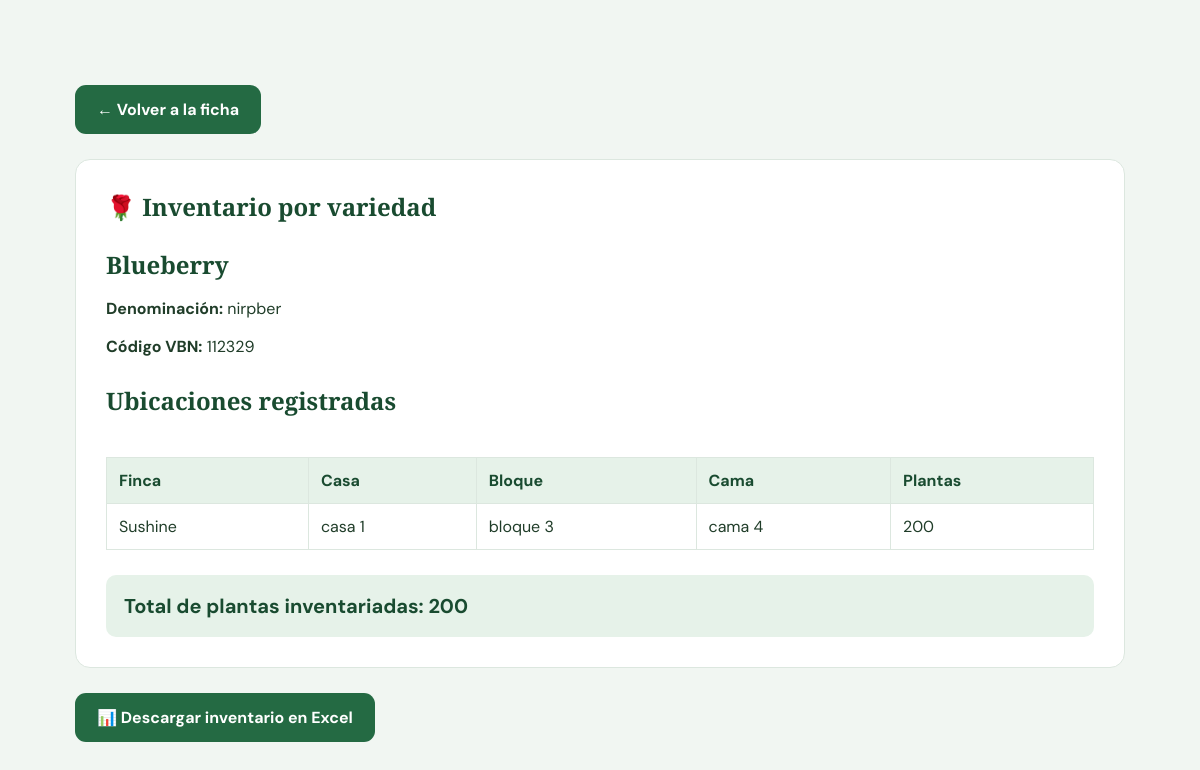
Screenshot of /admin/inventario-por-variedad/5 (signed in) with the database file from the repository.
### tables this page shows
CREATE TABLE variedades (
                id INTEGER PRIMARY KEY AUTOINCREMENT,
                nombre TEXT NOT NULL,
                denominacion TEXT,
                codigo_vbn TEXT,
                color TEXT NOT NULL,
                tipo TEXT,
                petalos INTEGER,
                tallo TEXT,
                vida_florero TEXT,
                imagen TEXT
            );

CREATE TABLE "inventarios" (
                id INTEGER PRIMARY KEY AUTOINCREMENT,
                finca_id INTEGER NOT NULL,
                variedad_id INTEGER NOT NULL,
                casa TEXT NOT NULL DEFAULT '',
                bloque TEXT NOT NULL DEFAULT '',
                cama TEXT NOT NULL DEFAULT '',
                cantidad INTEGER NOT NULL DEFAULT 0
                    CHECK(cantidad >= 0),
                observaciones TEXT NOT NULL DEFAULT '',
                actualizado_en TEXT NOT NULL
                    DEFAULT CURRENT_TIMESTAMP, fecha_siembra TEXT, propagador TEXT, numero_camas INTEGER, densidad_cama REAL, fecha_primera_cosecha TEXT,

                UNIQUE(
                    finca_id,
                    variedad_id,
                    casa,
                    bloque,
                    cama
                ),

                FOREIGN KEY (finca_id)
                    REFERENCES fincas(id)
                    ON DELETE RESTRICT,

                FOREIGN KEY (variedad_id)
                    REFERENCES variedades(id)
                    ON DELETE RESTRICT
            );

CREATE TABLE fincas (
                id INTEGER PRIMARY KEY AUTOINCREMENT,
                nombre TEXT NOT NULL,
                empresa TEXT,
                departamento TEXT NOT NULL,
                municipio TEXT NOT NULL,
                vereda TEXT,
                direccion TEXT,
                telefono TEXT,
                ubicacion_cultivo TEXT,
                variedades_otras_casas TEXT,
                latitud REAL,
                longitud REAL,
                observaciones TEXT,
                fecha_registro TEXT DEFAULT CURRENT_TIMESTAMP
            );

### app.py (the view)
@app.route(
    "/admin/inventario-por-variedad/<int:variedad_id>",
    methods=["GET"]
)
@administrador_requerido
def inventario_por_variedad_admin(variedad_id):
    rosa = obtener_variedad(variedad_id)
    if rosa is None:
        abort(404)
    inventarios = [
        registro
        for registro in obtener_inventarios()
        if registro["variedad_id"] == variedad_id
    ]
    total_plantas = sum(
        registro["cantidad"]
        for registro in inventarios
    )
    return render_template(
        "inventario_por_variedad.html",
        rosa=rosa,
        inventarios=inventarios,
        total_plantas=total_plantas
    )

### app.py (called while the page is built)
@app.context_processor
def funciones_plantilla():
    return {
        "csrf_token": csrf_token
    }

def administrador_requerido(funcion):
    @wraps(funcion)
    def protegida(*args, **kwargs):
        usuario_id = session.get("usuario_id")
        if not usuario_id:
            flash(
                "Primero debes iniciar sesión.",
                "warning"
            )
            return redirect(url_for("login"))
        usuario = obtener_usuario_id(usuario_id)
        if not usuario:
            session.clear()
            return redirect(url_for("login"))
        if usuario["rol"] != "admin":
            abort(403)
        return funcion(*args, **kwargs)
    return protegida

### database.py (called while the page is built)
def conectar():
    conexion = sqlite3.connect(DATABASE)
    conexion.row_factory = sqlite3.Row
    conexion.execute("PRAGMA foreign_keys = ON")
    return conexion

def obtener_variedad(id):
    with conectar() as conexion:
        fila = conexion.execute(
            "SELECT * FROM variedades WHERE id = ?",
            (id,)
        ).fetchone()
        return dict(fila) if fila else None

def obtener_usuario_id(usuario_id):
    with conectar() as conexion:
        fila = conexion.execute("""
            SELECT * FROM usuarios
            WHERE id = ?
        """, (usuario_id,)).fetchone()
        return dict(fila) if fila else None

### templates/inventario_por_variedad.html (shortened to what this page needs)
<!DOCTYPE html>
<html lang="es">
<head>
    <link rel="stylesheet"
          href="{{ url_for('static', filename='styles.css') }}">
</head>
<body>
    <main class="inventario-variedad">
        <div class="inventario-acciones">
            <a
                href="{{ url_for('detalle_variedad', id=rosa.id) }}"
                class="boton">
                ← Volver a la ficha
            </a>
        </div>
        <article class="inventario-documento">
            <h1>🌹 Inventario por variedad</h1>
            <h2>{{ rosa.nombre }}</h2>
            <p>
                <strong>Denominación:</strong>
                {{ rosa.denominacion or 'Sin registrar' }}
            </p>
            <p>
                <strong>Código VBN:</strong>
                {{ rosa.codigo_vbn or 'Sin registrar' }}
            </p>
            <h2>Ubicaciones registradas</h2>
            {% if inventarios %}
                <div class="inventario-tabla-contenedor">
                    <table class="inventario-tabla">
                        <thead>
                            <tr>
                                <th>Finca</th>
                                <th>Casa</th>
                                <th>Bloque</th>
                                <th>Cama</th>
                                <th>Plantas</th>
                            </tr>
                        </thead>
                        <tbody>
                            {% for item in inventarios %}
                                <tr>
                                    <td>
                                        {{ item.finca_nombre }}
                                    </td>
                                    <td>
                                        {{ item.casa or 'Sin registrar' }}
                                    </td>
                                    <td>
                                        {{ item.bloque or 'Sin registrar' }}
                                    </td>
                                    <td>
                                        {{ item.cama or 'Sin registrar' }}
                                    </td>
                                    <td>
                                        {{ item.cantidad }}
                                    </td>
                                </tr>
                            {% endfor %}
                        </tbody>
                    </table>
                </div>
            {% else %}
                <p>
                    No hay inventarios registrados
                    para esta variedad.
                </p>
            {% endif %}
            <div class="inventario-total">
                <strong>
                    Total de plantas inventariadas:
                    {{ total_plantas }}
                </strong>
            </div>
        </article>
        <div class="inventario-acciones">
            <a
                href="{{ url_for('inventario_por_variedad_excel', variedad_id=rosa.id) }}"
                class="boton">
                📊 Descargar inventario en Excel
            </a>
        </div>
    </main>
</body>
</html>

### static/styles.css (style rules this page uses)
* { margin: 0; padding: 0; box-sizing: border-box; }
html { scroll-behavior: smooth; scroll-padding-top: 100px; }
body { font-family: 'DM Sans', sans-serif; color: #203d29; background: #fff; overflow-x: hidden; }
h1, h2, h3 { font-family: 'Playfair Display', serif; }
.boton { display: inline-block; padding: 14px 26px; background: #25853b; color: white; border-radius: 30px; text-decoration: none; font-weight: 700; text-align: center; transition: background 0.2s ease; }
:root { --nirp-verde-oscuro: #17492f; --nirp-verde: #246a43; --nirp-verde-claro: #eaf4ed; --nirp-fondo: #f6f9f6; --nirp-texto: #263d2d; --nirp-texto-suave: #53675a; --nirp-borde: #dfebe1; --nirp-blanco: #ffffff; }
body { background: #f1f6f2; }

### templates/inventario_por_variedad.html (style rules this page uses)
.inventario-variedad { width: min(1100px, 94%); margin: 35px auto 70px; padding: 25px; }
.inventario-documento { padding: 30px; background: white; border: 1px solid #dce7df; border-radius: 15px; }
.inventario-documento h1 { color: #194b30; margin-bottom: 20px; }
.inventario-documento h2 { color: #194b30; margin: 25px 0 15px; }
.inventario-documento p { margin-bottom: 12px; line-height: 1.6; }
.inventario-tabla { width: 100%; border-collapse: collapse; margin-top: 25px; }
.inventario-tabla th, .inventario-tabla td { padding: 12px; border: 1px solid #dce7df; text-align: left; }
.inventario-tabla th { background: #e6f2e9; color: #194b30; }
.inventario-tabla-contenedor { width: 100%; overflow-x: auto; }
.inventario-total { margin-top: 25px; padding: 18px; background: #e6f2e9; border-radius: 10px; font-size: 20px; color: #194b30; }
.inventario-acciones { display: flex; flex-wrap: wrap; gap: 15px; margin: 25px 0; }
.inventario-acciones .boton { display: inline-block; padding: 14px 22px; background: #246a43; color: white; border-radius: 11px; text-decoration: none; text-align: center; font-weight: 700; }

### rows the page displays
variedades: nombre "Blueberry", denominacion "nirpber", codigo_vbn "112329"
inventarios: finca_nombre "Sushine", casa "casa 1", bloque "bloque 3", cama "cama 4", cantidad "200"

### other values shown
{{ total_plantas }} "200"
